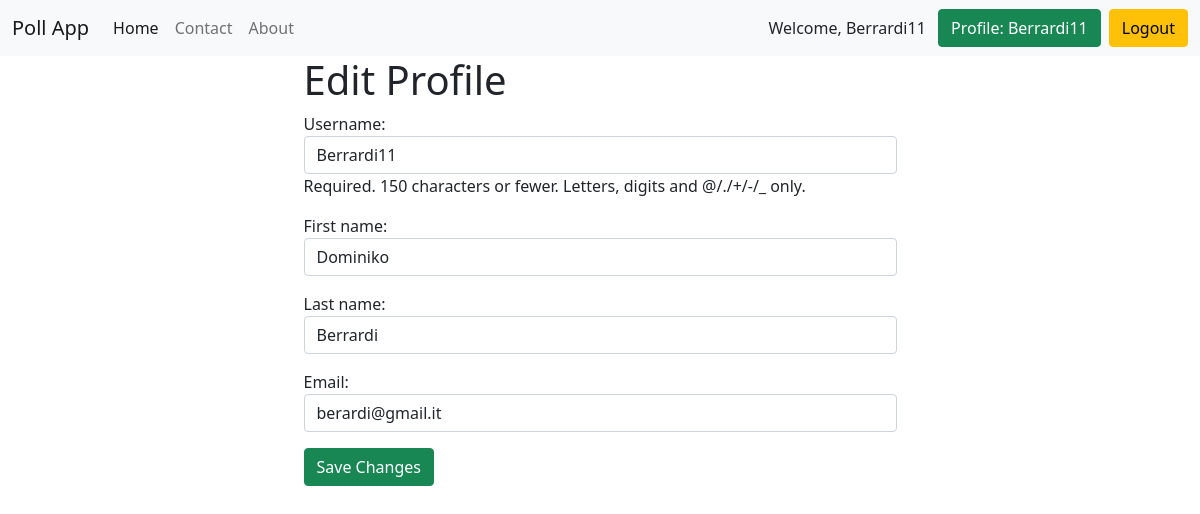
Page /users/profile/change/ (signed in) on the committed database.
### accounts/models.py (models this page shows)
class User(AbstractUser):
    email = models.EmailField(unique=True)
    email_confirmed = models.BooleanField(default=False)

### accounts/views.py (the view)
# urls.py: path('profile/change/', EditUserInfoView.as_view(), name='edit_user'),
class EditUserInfoView(SuccessMessageMixin, LoginRequiredMixin, UpdateView):
    model = User
    template_name = 'accounts/edit_user_info.html'
    form_class = EditUserInfoForm
    success_url = reverse_lazy('accounts:profile')
    success_message = 'User information changed'
    def setup(self, request, *args, **kwargs):
        self.user_id = request.user.pk
        return super().setup(request, *args, **kwargs)
    def get_object(self, queryset=None):
        if not queryset:
            queryset = self.get_queryset()
        return get_object_or_404(queryset, pk=self.user_id)

### accounts/forms.py
class EditUserInfoForm(forms.ModelForm):
    class Meta:
        model = User
        fields = ['username', 'first_name', 'last_name', 'email']
        widgets = {
            'username': forms.TextInput(attrs={'class': 'form-control'}),
            'first_name': forms.TextInput(attrs={'class': 'form-control'}),
            'last_name': forms.TextInput(attrs={'class': 'form-control'}),
            'email': forms.TextInput(attrs={'class': 'form-control'}),
        }

### accounts/templates/accounts/edit_user_info.html (shortened to what this page needs)
{% extends 'base.html' %}
{% block content %}
<div class="container">
    <h1>Edit Profile</h1>
    <form method="post">
        {{ form.as_p }}
        <button type="submit" class="btn btn-success btn-block">Save Changes</button>
    </form>
</div>
{% endblock %}

### templates/base.html (shortened to what this page needs)
<!DOCTYPE html>
<html lang="en">
<head>
    <link href="https://cdn.jsdelivr.net/npm/bootstrap@5.1.3/dist/css/bootstrap.min.css" rel="stylesheet"
>
</head>
<body>
<nav class="navbar navbar-expand-lg navbar-light bg-light">
    <div class="container-fluid">
        <a class="navbar-brand" href="{% url 'poll_app:home' %}">Poll App</a>
        <div class="collapse navbar-collapse" id="navbarNavAltMarkup">
            <div class="navbar-nav">
                <a class="nav-link active" aria-current="page" href="{% url 'poll_app:home' %}">Home</a>
                <a class="nav-link" href="{% url 'contact:contact' %}">Contact</a>
                <a class="nav-link" href="{% url 'poll_app:about' %}">About</a>
            </div>
        </div>
        {% if request.user.is_authenticated %}
        Welcome, {{ user.username }}
        &ensp;<a class="btn btn-success" href="{% url 'accounts:profile' %}" type="submit">Profile: {{ user.username }}</a>
        &ensp;<form method="post" action="{% url 'accounts:logout' %} ">
        <button class="btn btn-warning btn-block" type="submit">Logout</button>
        </form>
        {% else %}
        <a class="btn btn-warning" href="{% url 'accounts:login' %}" type="submit">Login</a>&ensp;
        <a class="btn btn-danger" href="{% url 'accounts:signup' %}" type="submit">Sign Up</a>
        {% endif %}
    </div>
</nav>
<div class="container">
    <div class="row">
        <div class="col-md-7 m-auto">
            {% block content %}
            {% endblock %}
        </div>
    </div>
</div>
</body>
</html>

### rows in the picture
User: username "Berrardi11", first_name "Dominiko", last_name "Berrardi", email "berardi@gmail.it"
